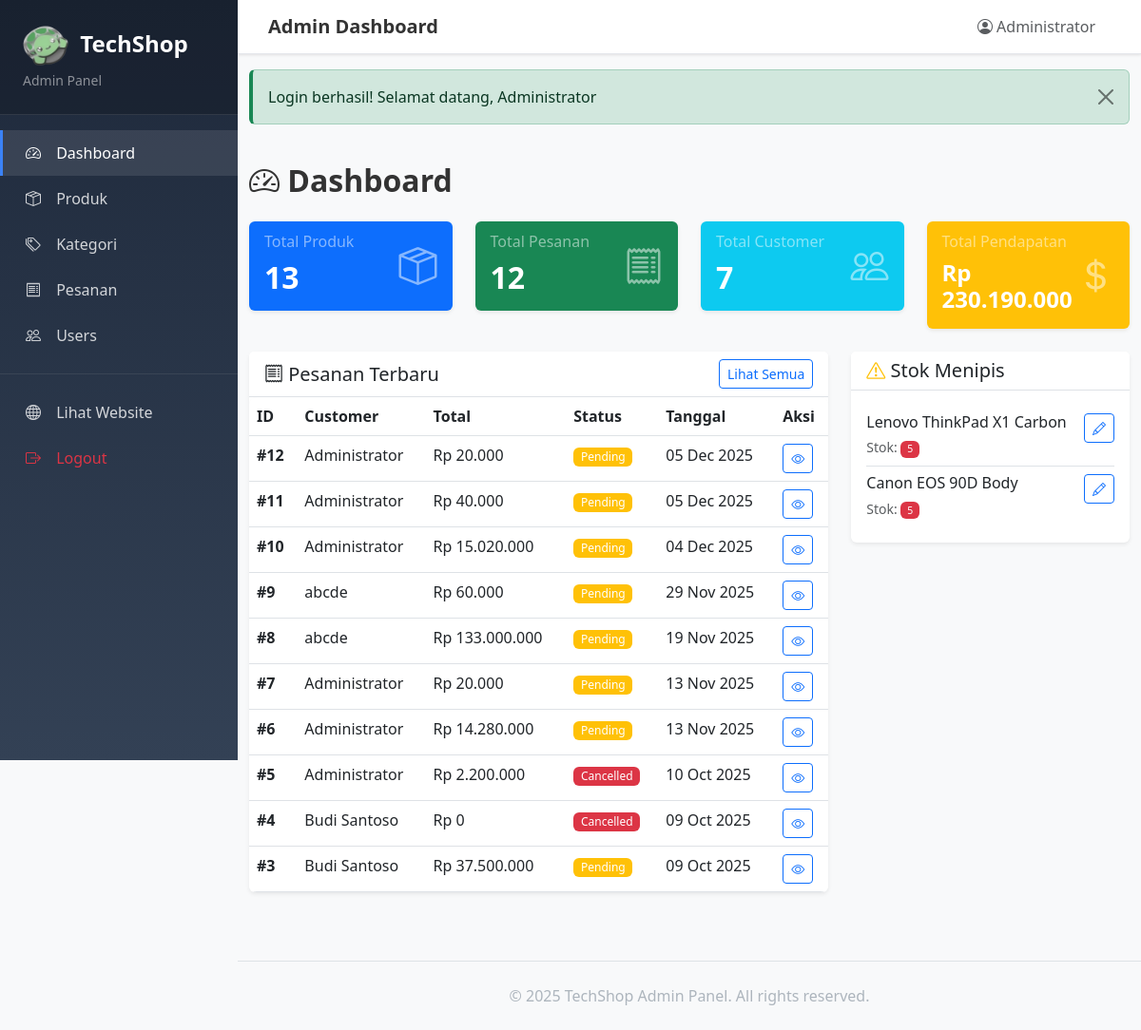
/admin/index.php (signed in), run on an earlier commit of the app's database.
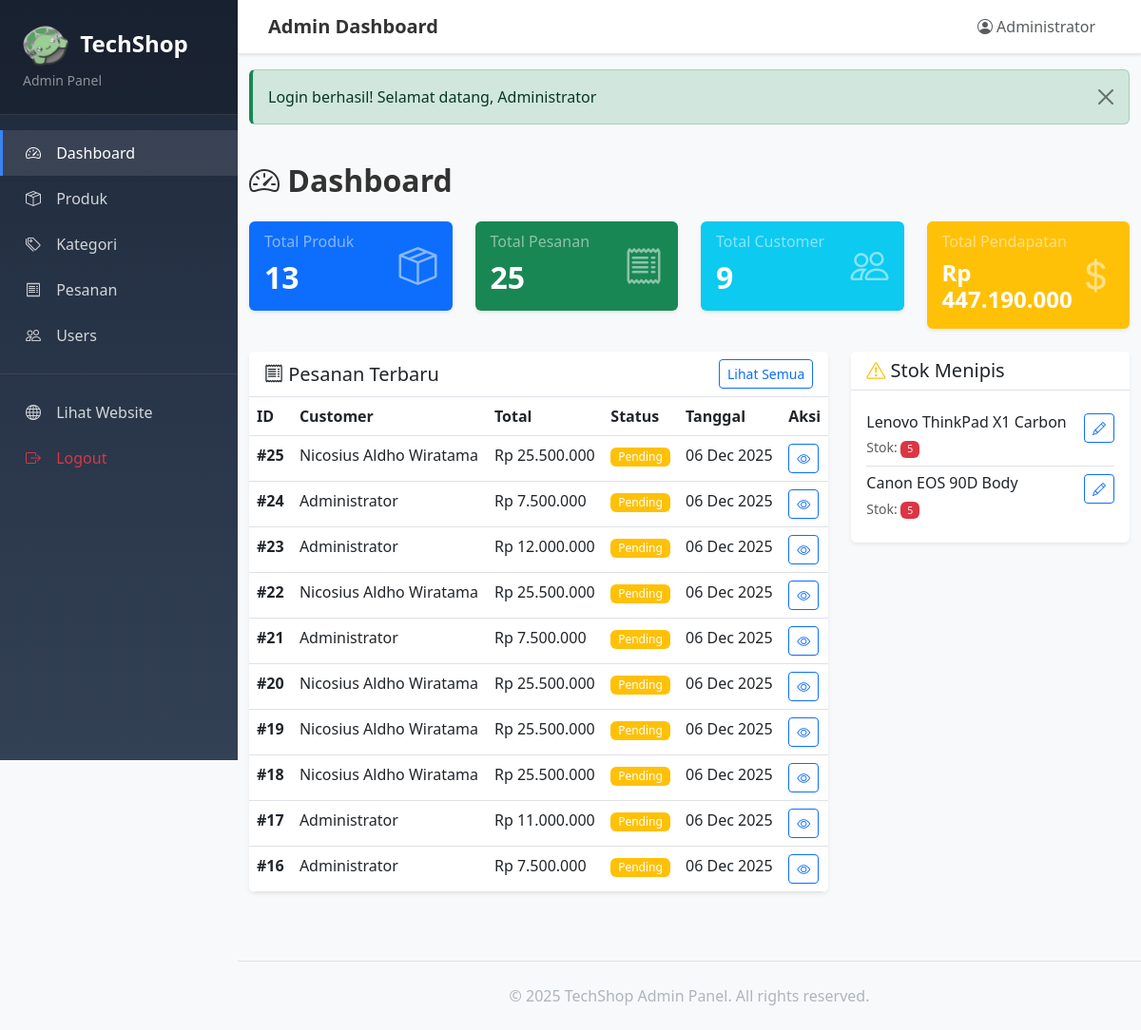
And on a later commit of the database.
### tables this page shows
CREATE TABLE `orders` (
  `id` int(11) NOT NULL,
  `user_id` int(11) NOT NULL,
  `total` decimal(12,2) NOT NULL,
  `status` enum('pending','paid','shipped','completed','cancelled') DEFAULT 'pending',
  `snap_token` varchar(255) DEFAULT NULL,
  `shipping_address` text DEFAULT NULL,
  `shipping_phone` varchar(20) DEFAULT NULL,
  `shipping_city` varchar(100) DEFAULT NULL,
  `shipping_postal_code` varchar(10) DEFAULT NULL,
  `notes` text DEFAULT NULL,
  `created_at` timestamp NULL DEFAULT current_timestamp(),
  `updated_at` timestamp NULL DEFAULT current_timestamp() ON UPDATE current_timestamp()
);

CREATE TABLE `users` (
  `id` int(11) NOT NULL,
  `name` varchar(100) NOT NULL,
  `email` varchar(100) NOT NULL,
  `password` varchar(255) NOT NULL COMMENT 'Prototype: MD5 hash (HARUS MIGRASI ke password_hash)',
  `is_admin` tinyint(1) DEFAULT 0 COMMENT '0=Customer, 1=Admin',
  `created_at` timestamp NULL DEFAULT current_timestamp()
);

CREATE TABLE `products` (
  `id` int(11) NOT NULL,
  `product_cat` int(11) DEFAULT NULL,
  `product_brand` varchar(100) DEFAULT NULL,
  `name` varchar(150) NOT NULL,
  `description` text DEFAULT NULL,
  `price` decimal(12,2) NOT NULL,
  `stock` int(11) NOT NULL DEFAULT 0,
  `image` varchar(255) DEFAULT NULL COMMENT 'Nama file gambar di folder product_images/',
  `featured` tinyint(1) DEFAULT 0 COMMENT '1=Featured product',
  `created_at` timestamp NULL DEFAULT current_timestamp()
);

### config.php (called while the page is built, shortened)
<?php
function format_rupiah($number) {
    return "Rp " . number_format($number, 0, ',', '.');
}
function truncate($text, $length = 100) {
    if (strlen($text) <= $length) {
        return $text;
    }
    return substr($text, 0, $length) . '...';
}
?>

### db.php (called while the page is built, shortened)
<?php
function clean($string) {
    return htmlspecialchars(trim($string), ENT_QUOTES, 'UTF-8');
}
?>

### admin/index.php (the view, shortened to what the changed rows need)
<?php
require_once '../db.php';
require_once '../config.php';
$stats = [];
$products_query = "SELECT COUNT(*) as total FROM products";
$result = mysqli_query($conn, $products_query);
$stats['products'] = mysqli_fetch_assoc($result)['total'];
$orders_query = "SELECT COUNT(*) as total FROM orders";
$result = mysqli_query($conn, $orders_query);
$stats['orders'] = mysqli_fetch_assoc($result)['total'];
$users_query = "SELECT COUNT(*) as total FROM users WHERE is_admin = 0";
$result = mysqli_query($conn, $users_query);
$stats['users'] = mysqli_fetch_assoc($result)['total'];
$revenue_query = "SELECT SUM(total) as total FROM orders WHERE status != 'cancelled'";
$result = mysqli_query($conn, $revenue_query);
$stats['revenue'] = mysqli_fetch_assoc($result)['total'] ?? 0;
$recent_orders_query = "SELECT o.*, u.name as user_name
                        FROM orders o
                        JOIN users u ON o.user_id = u.id
                        ORDER BY o.created_at DESC
                        LIMIT 10";
$recent_orders = mysqli_query($conn, $recent_orders_query);
$low_stock_query = "SELECT * FROM products WHERE stock <= 5 AND stock > 0 ORDER BY stock ASC LIMIT 5";
$low_stock = mysqli_query($conn, $low_stock_query);
include 'header_admin.php';
?>
<div class="container-fluid py-4">
    <h2 class="fw-bold mb-4"><i class="bi bi-speedometer2"></i> Dashboard</h2>
    <div class="row g-4 mb-4">
        <div class="col-md-3">
            <div class="card border-0 shadow-sm bg-primary text-white">
                <div class="card-body">
                    <div class="d-flex justify-content-between align-items-center">
                        <div>
                            <h2 class="mb-0 fw-bold"><?php echo $stats['products']; ?></h2>
                        </div>
                    </div>
                </div>
            </div>
        </div>
        <div class="col-md-3">
            <div class="card border-0 shadow-sm bg-success text-white">
                <div class="card-body">
                    <div class="d-flex justify-content-between align-items-center">
                        <div>
                            <h6 class="card-subtitle mb-2 text-white-50">Total Pesanan</h6>
                            <h2 class="mb-0 fw-bold"><?php echo $stats['orders']; ?></h2>
                        </div>
                    </div>
                </div>
            </div>
        </div>
        <div class="col-md-3">
            <div class="card border-0 shadow-sm bg-info text-white">
                <div class="card-body">
                    <div class="d-flex justify-content-between align-items-center">
                        <div>
                            <h6 class="card-subtitle mb-2 text-white-50">Total Customer</h6>
                            <h2 class="mb-0 fw-bold"><?php echo $stats['users']; ?></h2>
                        </div>
                    </div>
                </div>
            </div>
        </div>
        <div class="col-md-3">
            <div class="card border-0 shadow-sm bg-warning text-white">
                <div class="card-body">
                    <div class="d-flex justify-content-between align-items-center">
                        <div>
                            <h6 class="card-subtitle mb-2 text-white-50">Total Pendapatan</h6>
                            <h4 class="mb-0 fw-bold"><?php echo format_rupiah($stats['revenue']); ?></h4>
                        </div>
                    </div>
                </div>
            </div>
        </div>
    </div>
    <div class="row g-4">
        <div class="col-lg-8">
            <div class="card border-0 shadow-sm">
                <div class="card-body p-0">
                    <div class="table-responsive">
                        <table class="table table-hover mb-0">
                            <thead class="bg-light">
                                <tr>
                                    <th>ID</th>
                                    <th>Customer</th>
                                    <th>Total</th>
                                    <th>Status</th>
                                    <th>Tanggal</th>
                                    <th>Aksi</th>
                                </tr>
                            </thead>
                            <tbody>
                                <?php while ($order = mysqli_fetch_assoc($recent_orders)): ?>
                                    <tr>
                                        <td><strong>#<?php echo $order['id']; ?></strong></td>
                                        <td><?php echo clean($order['user_name']); ?></td>
                                        <td><?php echo format_rupiah($order['total']); ?></td>
                                        <td>
                                            <?php
                                            $badge_class = '';
                                            switch ($order['status']) {
                                                case 'pending': $badge_class = 'bg-warning'; break;
                                                case 'cancelled': $badge_class = 'bg-danger'; break;
                                            }
                                            ?>
                                            <span class="badge <?php echo $badge_class; ?>">
                                                <?php echo ucfirst($order['status']); ?>
                                            </span>
                                        </td>
                                        <td><?php echo date('d M Y', strtotime($order['created_at'])); ?></td>
                                        <td>
                                            <a href="<?php echo BASE_URL; ?>/admin/orders.php" class="btn btn-sm btn-outline-primary">
                                                <i class="bi bi-eye"></i>
                                            </a>
                                        </td>
                                    </tr>
                                <?php endwhile; ?>
                            </tbody>
                        </table>
                    </div>
                </div>
            </div>
        </div>
        <div class="col-lg-4">
            <div class="card border-0 shadow-sm">
                <div class="card-body">
                    <?php if (mysqli_num_rows($low_stock) > 0): ?>
                        <div class="list-group list-group-flush">
                            <?php while ($product = mysqli_fetch_assoc($low_stock)): ?>
                                <div class="list-group-item px-0">
                                    <div class="d-flex justify-content-between align-items-start">
                                        <div>
                                            <h6 class="mb-1"><?php echo clean(truncate($product['name'], 40)); ?></h6>
                                            <small class="text-muted">Stok:
                                                <span class="badge bg-danger"><?php echo $product['stock']; ?></span>
                                            </small>
                                        </div>
                                        <a href="<?php echo BASE_URL; ?>/admin/edit_product.php?id=<?php echo $product['id']; ?>"
                                           class="btn btn-sm btn-outline-primary">
                                            <i class="bi bi-pencil"></i>
                                        </a>
                                    </div>
                                </div>
                            <?php endwhile; ?>
                        </div>
                    <?php else: ?>
                        <p class="text-muted mb-0">Semua produk memiliki stok yang cukup.</p>
                    <?php endif; ?>
                </div>
            </div>
        </div>
    </div>
</div>
<?php include 'footer_admin.php'; ?>

What changed in the data, as far as the page shows it:
no longer on this page (row unchanged): orders: id "12", user.name "Administrator", total "Rp 20.000", status "Pending", created_at "05 Dec 2025"
no longer on this page (row unchanged): orders: id "11", user.name "Administrator", total "Rp 40.000", status "Pending", created_at "05 Dec 2025"
no longer on this page (row unchanged): orders: id "10", user.name "Administrator", total "Rp 15.020.000", status "Pending", created_at "04 Dec 2025"
no longer on this page (row unchanged): orders: id "9", user.name "abcde", total "Rp 60.000", status "Pending", created_at "29 Nov 2025"
no longer on this page (row unchanged): orders: id "8", user.name "abcde", total "Rp 133.000.000", status "Pending", created_at "19 Nov 2025"
no longer on this page (row unchanged): orders: id "7", user.name "Administrator", total "Rp 20.000", status "Pending", created_at "13 Nov 2025"
no longer on this page (row unchanged): orders: id "6", user.name "Administrator", total "Rp 14.280.000", status "Pending", created_at "13 Nov 2025"
no longer on this page (row unchanged): orders: id "5", user.name "Administrator", total "Rp 2.200.000", status "Cancelled", created_at "10 Oct 2025"
no longer on this page (row unchanged): orders: id "4", user.name "Budi Santoso", total "Rp 0", status "Cancelled", created_at "09 Oct 2025"
no longer on this page (row unchanged): orders: id "3", user.name "Budi Santoso", total "Rp 37.500.000", status "Pending", created_at "09 Oct 2025"
added orders: id "25", user.name "Nicosius Aldho Wiratama", total "Rp 25.500.000", status "Pending", created_at "06 Dec 2025"
added orders: id "24", user.name "Administrator", total "Rp 7.500.000", status "Pending", created_at "06 Dec 2025"
added orders: id "23", user.name "Administrator", total "Rp 12.000.000", status "Pending", created_at "06 Dec 2025"
added orders: id "22", user.name "Nicosius Aldho Wiratama", total "Rp 25.500.000", status "Pending", created_at "06 Dec 2025"
added orders: id "21", user.name "Administrator", total "Rp 7.500.000", status "Pending", created_at "06 Dec 2025"
added orders: id "20", user.name "Nicosius Aldho Wiratama", total "Rp 25.500.000", status "Pending", created_at "06 Dec 2025"
added orders: id "19", user.name "Nicosius Aldho Wiratama", total "Rp 25.500.000", status "Pending", created_at "06 Dec 2025"
added orders: id "18", user.name "Nicosius Aldho Wiratama", total "Rp 25.500.000", status "Pending", created_at "06 Dec 2025"
added orders: id "17", user.name "Administrator", total "Rp 11.000.000", status "Pending", created_at "06 Dec 2025"
added orders: id "16", user.name "Administrator", total "Rp 7.500.000", status "Pending", created_at "06 Dec 2025"
Also different on the page:
$stats['orders']: "12" → "25"
$stats['users']: "7" → "9"
format_rupiah($stats['revenue']): "Rp 230.190.000" → "Rp 447.190.000"
